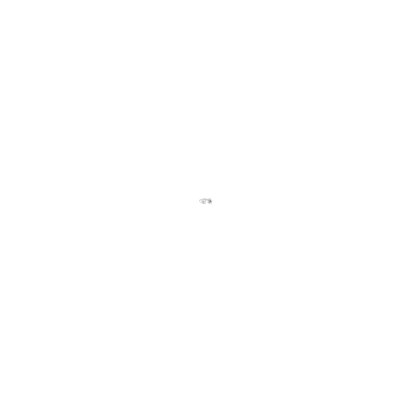
Frame 1 (no input)
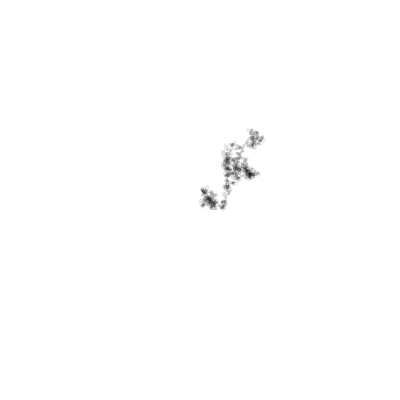
Frame 60 (the mouse pressed at the canvas centre just before this capture)
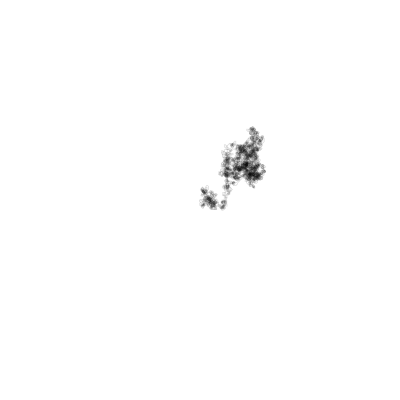
Frame 120 (the mouse held since frame 60 and released just before this capture)

The Processing sketch that drew these frames (run headless with seeded random() and noise(); from frame 60 on, the mouse is pressed at the canvas centre):

// Processing sketch: hdpk_ss16_08_04
// ── hdpk_ss16_08_04.pde
PVector position;
PVector direction;
int diameter = 1;

void setup(){
  size(400, 400);
  
  // start in the center
  position = new PVector(width/2, height/2);
  direction = new PVector(1, 0);
  
  fill(0, 40);
  noStroke();
  background(255);
}

void draw(){
  for(int i= 0; i < 100; i++){
    ellipse(position.x, position.y, diameter, diameter);
    
    // move the position
    position.add(direction);
    
    // take care that it doesn't fall off the canvas
    if(position.x > width) position.x = 0;
    if(position.x < 0) position.x = width;
    if(position.y > height) position.y = 0;
    if(position.y < 0) position.y = height;
    
    // change the direction
    int n = (int) random(0, 3);
    direction.rotate(n * PI/4.0);
  }
}
